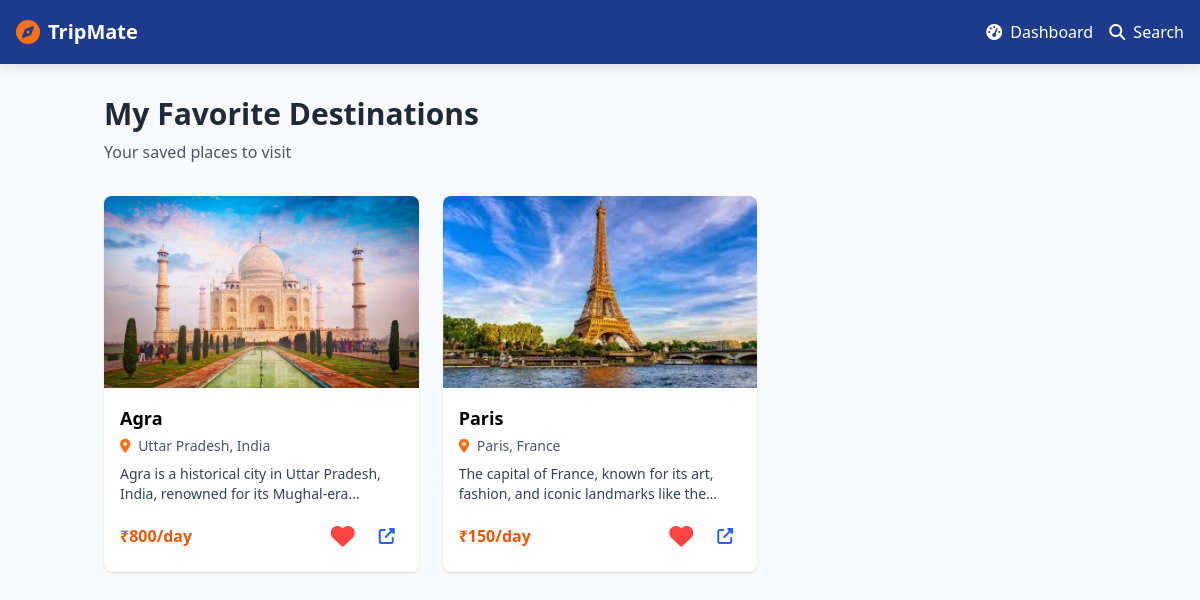
Before: /user/favourites.php (signed in) with the older database file.
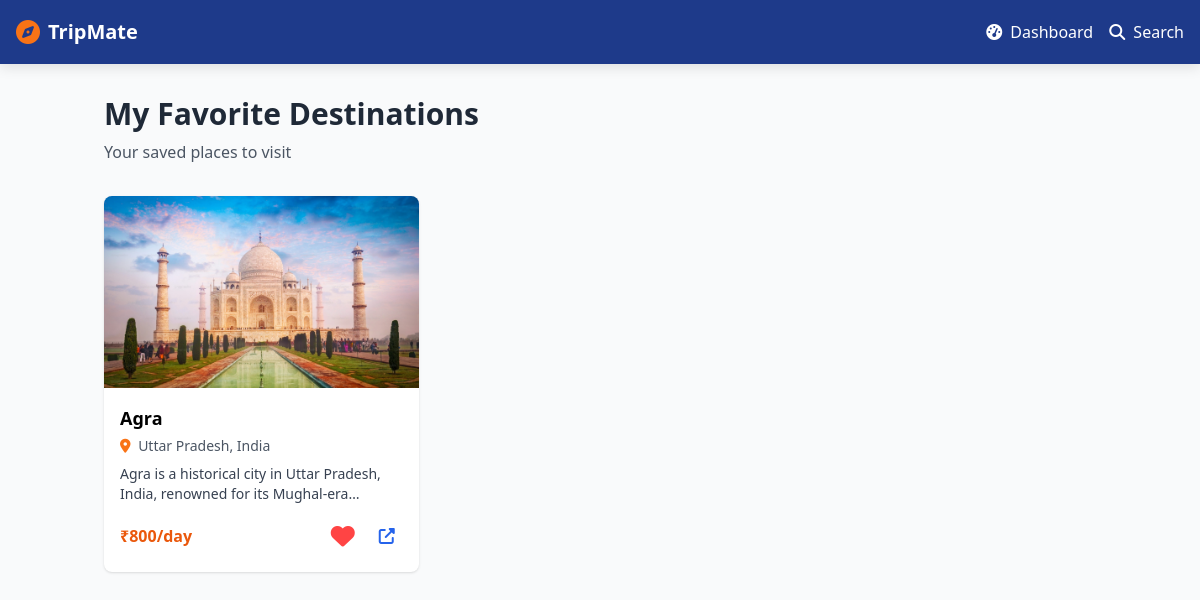
After: the same page with the newer database file.
### tables this page shows
CREATE TABLE `destinations` (
  `id` int(11) NOT NULL,
  `name` varchar(255) NOT NULL,
  `type` varchar(100) NOT NULL,
  `description` text DEFAULT NULL,
  `location` varchar(255) NOT NULL,
  `latitude` decimal(10,8) DEFAULT NULL COMMENT 'Location latitude',
  `longitude` decimal(11,8) DEFAULT NULL COMMENT 'Location longitude',
  `budget` decimal(10,2) NOT NULL,
  `best_season` varchar(100) DEFAULT NULL,
  `map_link` varchar(255) DEFAULT NULL,
  `attractions` text DEFAULT NULL COMMENT 'List of tourist attractions',
  `created_at` timestamp NOT NULL DEFAULT current_timestamp(),
  `updated_at` timestamp NOT NULL DEFAULT current_timestamp() ON UPDATE current_timestamp(),
  `season` varchar(50) DEFAULT NULL COMMENT 'Best season to visit',
  `people` text DEFAULT NULL COMMENT 'JSON array of recommended group sizes',
  `tips` text DEFAULT NULL COMMENT 'JSON array of travel tips',
  `cuisines` text DEFAULT NULL COMMENT 'JSON array of local cuisines',
  `cuisine_images` text DEFAULT NULL COMMENT 'JSON object of cuisine images',
  `language` text DEFAULT NULL COMMENT 'JSON array of local languages',
  `profile_pic` varchar(255) DEFAULT NULL,
  `images` longtext DEFAULT NULL COMMENT 'Structured image data (from File1)' CHECK (json_valid(`images`)),
  `image_urls` longtext DEFAULT NULL COMMENT 'Structured image data (from File2)' CHECK (json_valid(`image_urls`)),
  `state_code` varchar(10) DEFAULT NULL,
  `country` varchar(100) DEFAULT 'India',
  `region` varchar(100) DEFAULT NULL,
  `submitted_by_type` enum('admin','contributor') DEFAULT 'admin',
  `submitted_by_id` int(11) DEFAULT NULL,
  `submission_status` enum('pending','approved','rejected') DEFAULT 'approved',
  `contributor_id` int(11) DEFAULT NULL COMMENT 'contributor who submitted this destination',
  `commission_rate` decimal(5,2) DEFAULT 5.00 COMMENT 'commission % per booking'
);

### user/favourites.php (the view, shortened to what this page needs)
<?php
require_once __DIR__ . '/../database/dbconfig.php';
$user_id = $_SESSION['user_id'];
$stmt = $conn->prepare("
    SELECT d.*
    FROM (
        SELECT DISTINCT
            CASE
                WHEN activity_type = 'favorite' THEN activity_details
                ELSE destination_id
            END as dest_id
        FROM (
            SELECT activity_type, activity_details, NULL as destination_id FROM user_history
            WHERE user_id = ? AND activity_type = 'favorite'
            UNION ALL
            SELECT 'favorite' as activity_type, NULL as activity_details, destination_id FROM favorites
            WHERE user_id = ?
        ) as combined
    ) as favs
    JOIN destinations d ON d.id = favs.dest_id
    ORDER BY d.name
");
$stmt->bind_param("ii", $user_id, $user_id);
$stmt->execute();
$result = $stmt->get_result();
$favorites = [];
while ($row = $result->fetch_assoc()) {
    if (isset($row['image_urls']) && is_string($row['image_urls'])) {
        $row['image_urls'] = json_decode($row['image_urls'], true) ?: [$row['image_urls']];
    }
    $favorites[] = $row;
}
?>
<!DOCTYPE html>
<html lang="en">
<head>
    <script src="https://cdn.tailwindcss.com"></script>
    <link rel="stylesheet" href="https://cdnjs.cloudflare.com/ajax/libs/font-awesome/6.4.0/css/all.min.css">
</head>
<body class="bg-gray-50">
    <nav class="floating-nav nav-blue-bg text-white p-4 flex justify-between items-center">
        <div class="flex items-center">
            <i class="fas fa-compass text-2xl mr-2 text-orange-500"></i>
            <h1 class="text-xl font-bold">TripMate</h1>
        </div>
        <div class="flex items-center space-x-4">
            <a href="user_dashboard.php" class="hover:text-orange-300 transition">
                <i class="fas fa-tachometer-alt mr-1"></i> Dashboard
            </a>
            <a href="../search/search.html" class="hover:text-orange-300 transition">
                <i class="fas fa-search mr-1"></i> Search
            </a>
        </div>
    </nav>
    <main class="container mx-auto px-4 py-8">
        <div class="mb-8">
            <h1 class="text-3xl font-bold text-gray-800">My Favorite Destinations</h1>
            <p class="text-gray-600 mt-2">Your saved places to visit</p>
        </div>
        <?php if (empty($favorites)): ?>
            <div class="text-center py-16 bg-white rounded-lg shadow">
                <i class="fas fa-heart text-6xl text-gray-300 mb-4"></i>
                <h2 class="text-2xl font-semibold text-gray-700 mb-2">No favorites yet</h2>
                <p class="text-gray-500 mb-6">Start exploring and save your favorite destinations!</p>
                <a href="../search/search.html" class="inline-block orange-button text-white px-6 py-3 rounded-lg font-semibold hover:bg-orange-700 transition">
                    <i class="fas fa-search mr-2"></i> Explore Destinations
                </a>
            </div>
        <?php else: ?>
            <div class="grid grid-cols-1 md:grid-cols-2 lg:grid-cols-3 xl:grid-cols-4 gap-6" id="favoritesGrid">
                <?php foreach ($favorites as $dest):
                    $image = is_array($dest['image_urls']) ? $dest['image_urls'][0] : $dest['image_urls'];
                ?>
                    <div class="destination-card bg-white rounded-lg shadow overflow-hidden" data-id="<?php echo $dest['id']; ?>">
                        <div class="h-48 bg-gray-200" style="background-image: url('<?php echo htmlspecialchars($image ?: '../image/placeholder.png'); ?>'); background-size: cover; background-position: center;"></div>
                        <div class="p-4">
                            <h3 class="font-semibold text-lg mb-1"><?php echo htmlspecialchars($dest['name']); ?></h3>
                            <p class="text-gray-600 text-sm mb-2">
                                <i class="fas fa-map-marker-alt text-orange-500 mr-1"></i>
                                <?php echo htmlspecialchars($dest['location']); ?>
                            </p>
                            <p class="text-gray-700 text-sm mb-3 line-clamp-2"><?php echo htmlspecialchars($dest['description']); ?></p>
                            <div class="flex justify-between items-center">
                                <span class="text-orange-600 font-bold">₹<?php echo number_format($dest['budget']); ?>/day</span>
                                <div class="flex space-x-2">
                                    <button class="favorite-btn" data-destination-id="<?php echo $dest['id']; ?>" title="Remove from favorites">
                                        <i class="fas fa-heart text-red-500"></i>
                                    </button>
                                    <a href="../destination/destination_details.php?id=<?php echo $dest['id']; ?>" class="text-blue-600 hover:text-blue-800 p-2">
                                        <i class="fas fa-external-link-alt"></i>
                                    </a>
                                </div>
                            </div>
                        </div>
                    </div>
                <?php endforeach; ?>
            </div>
        <?php endif; ?>
    </main>
</body>
</html>

### user/favourites.php (style rules this page uses)
.nav-blue-bg { background-color: #1e3a8a; }
.floating-nav { position: fixed; top: 0; left: 0; right: 0; z-index: 1000; box-shadow: 0 4px 12px rgba(0,0,0,0.1); }
body { padding-top: 64px; }
.favorite-btn i.fas.fa-heart { color: #ff4444; }
.destination-card { transition: transform 0.3s, box-shadow 0.3s; }
.favorite-btn { background: none; border: none; cursor: pointer; font-size: 1.5rem; padding: 0.5rem; border-radius: 50%; width: 40px; height: 40px; display: inline-flex; align-items: center; justify-content: center; transition: all 0.2s; }

Changed rows visible on the page:
removed destinations: shows a picture, name "Paris", location "Paris, France", description "The capital of France, known for its art, fashion, and iconic landmarks like…", budget "150"
